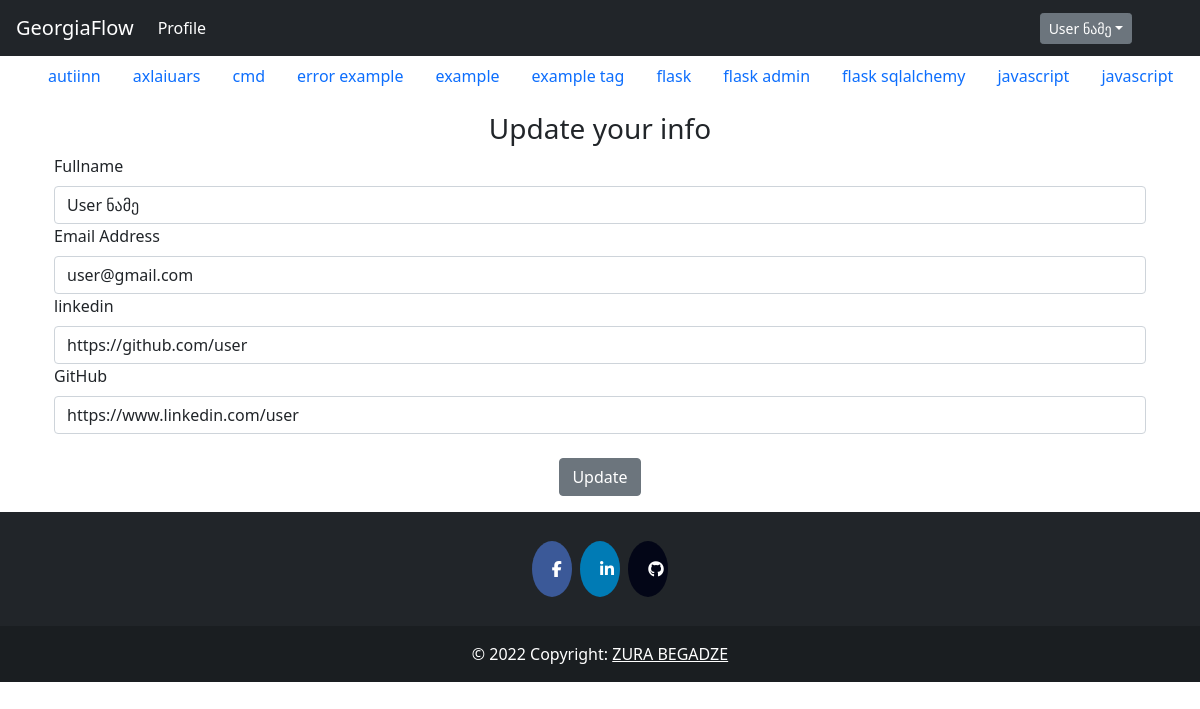
Before: /update/1 (signed in) with the older database file.
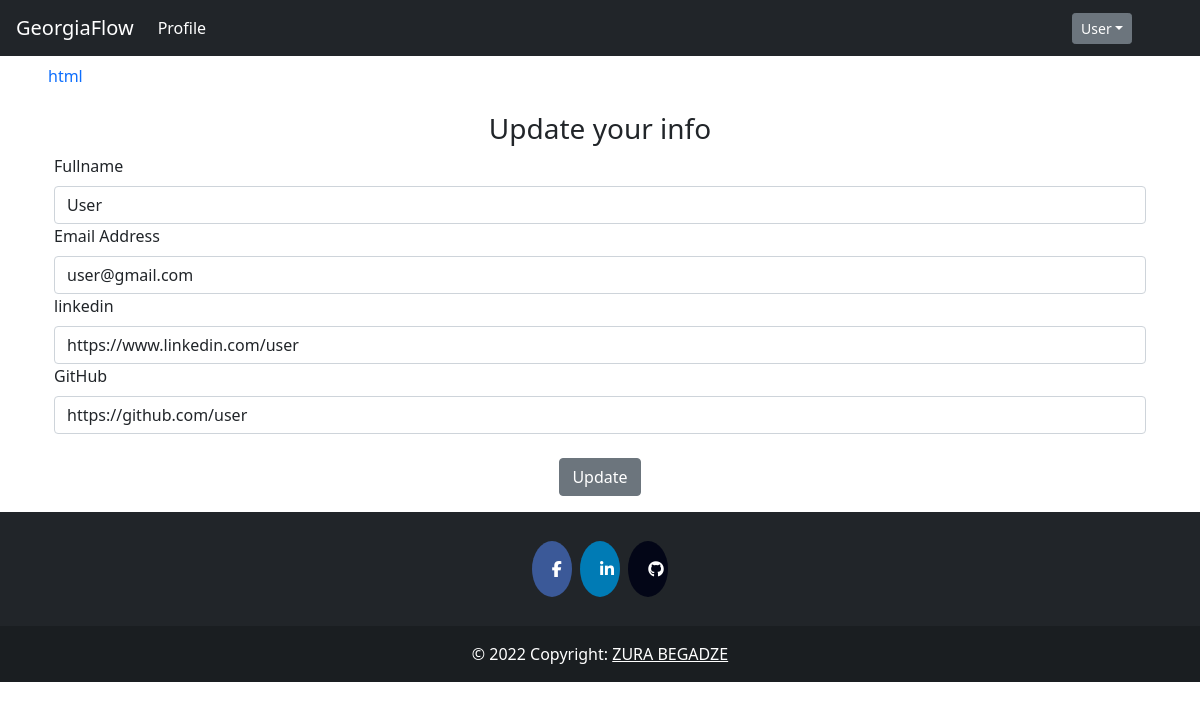
After: the same page with the newer database file.
### auth/models.py (models this page shows, shortened)
class User(db.Model, UserMixin):
    __tablename__ = 'user'
    id = db.Column(db.Integer, primary_key=True)
    fullname = db.Column(db.String(200), nullable = False, index=True)
    email = db.Column(db.String(100), nullable = False, unique = True, index=True)
    linkedin = db.Column(db.String(50), unique=True, nullable = False)
    github = db.Column(db.String(45), unique=True, nullable = False)
    date_created = db.Column(db.DateTime, default = datetime.utcnow())
    password_hash = db.Column(db.String(128))
    posts = db.relationship('Post', backref='user', passive_deletes=True)
    tags = db.relationship('Tag', backref='user', passive_deletes=True)
    comments = db.relationship('Comment', backref='user', passive_deletes=True)
    likes = db.relationship('Like', backref='user', passive_deletes=True)
    correct = db.relationship('Correct', backref='correct_user', passive_deletes=True)

### question/models.py (models this page shows, shortened)
class Tag(db.Model):
    __tablename__='tag'
    id =db.Column(db.Integer, primary_key=True)
    name = db.Column(db.String(15), nullable = False, unique=True, index=True)
    date_created = db.Column(db.DateTime, default = datetime.utcnow())
    author = db.Column(db.Integer, db.ForeignKey('user.id', ondelete="CASCADE"), nullable=False)

### auth/views.py (the view, shortened to what this page needs)
@auth.route("/update/<user_id>", methods=['GET', 'POST'])
@login_required
def update(user_id):
    tags = Tag.query.order_by(Tag.name).all()
    form = UpdateForm()
    return render_template('update.html', form=form, tags = tags)

### auth/forms.py (shortened to what this page needs)
class UpdateForm(FlaskForm):
    fullname = StringField('Fulname', [Length(min=2, max=70), DataRequired(message='input your fullname')])
    email = StringField('Email Address', [Length(min=5, max=60), Email(message='Requeired type is : example@example.exe'), DataRequired(message='input your email')])
    linkedin = URLField('LinkedIn addres', [Length(min=6, max=70), URL(message='Requeired type is URL http/...'), DataRequired(message='input your linkedin account')])
    github = URLField('GitHub addres', [Length(min=6, max=70), URL(message='Requeired type is URL http/...'), DataRequired(message='input your github account')])
    update = SubmitField("Register")

### templates/update.html (shortened to what this page needs)
{% extends "base.html" %}
{% block content %}
  {%if form %}
  <form method="POST" action="{{url_for('auth.update', user_id=current_user.id)}}">
    <h3 align="center">Update your info</h3>
    <div class="form-group">
      <label for="fullname">Fullname</label>
      {{form.fullname(type="text", id="fullname",  class="form-control",   value=current_user.fullname)}}
      <label for="email">Email Address</label>
      {{form.email(type="text", id="email",  class="form-control", value=current_user.email)}}
      <label for="linkedin">linkedin</label>
      {{form.linkedin(type="url", id="linkedin", class="form-control",  value=current_user.linkedin)}}
      <label for="github">GitHub</label>
      {{form.github(type="url", id="github", class="form-control",   value=current_user.github)}}
      <br />
      <div align="center">
        <input type="submit" class="btn btn-secondary" value="Update">
      </div>
    </div>
  </form>
  {% endif %}
{% endblock %}

### templates/base.html (shortened to what this page needs)
<!DOCTYPE html>
<html lang="en">
    <head>
        <link rel="stylesheet" href="{{ url_for('static', filename='css/index.css')}}"></link>
        <link rel="stylesheet" href="https://cdnjs.cloudflare.com/ajax/libs/font-awesome/4.7.0/css/font-awesome.min.css"/>
        <link rel="stylesheet" href="https://cdn.jsdelivr.net/npm/bootstrap@5.2.0/dist/css/bootstrap.min.css"/>
        <link rel="stylesheet" href="https://cdn.jsdelivr.net/npm/bootstrap@4.6.2/dist/css/bootstrap.min.css"/>
        <link rel="stylesheet" href="https://cdn.jsdelivr.net/npm/bootstrap@4.1.3/dist/css/bootstrap.min.css"/>
        <link rel="stylesheet" href="https://cdn.jsdelivr.net/npm/bootstrap@5.0.2/dist/css/bootstrap.min.css"/>
    </head>
    <body>
        <nav class="navbar navbar-expand-lg   navbar-dark bg-dark">
            <a class="navbar-brand" href="{{ url_for('api.index') }}">GeorgiaFlow</a>
            <div class="collapse navbar-collapse" id="navbarTogglerDemo03">
                <ul class="navbar-nav mr-auto mt-2 mt-lg-0">
                    <li class="nav-item active">
                    <a class="nav-link" href="{{ url_for('auth.get_user', user_id=current_user.id) }}">Profile <span class="sr-only">(current)</span></a>
                    </li>
                </ul>
                {%if current_user.is_authenticated %}
                    <div class="btn-group" style="margin-right:5%">
                        <button type="button" class="btn btn-sm btn-secondary dropdown-toggle" data-bs-toggle="dropdown">{{current_user.fullname}}</button>
                            </div>
                    </div>
                {%else%}
                    <a class="nav-link" href="{{ url_for('auth.login') }}"><button type="button" class="btn btn-primary">Log In</button></a>
                    <a class="nav-link" href="{{ url_for('auth.signup') }}"><button type="button" class="btn btn-light">Sign Up</button></a>
                {%endif%}
        </nav>
        <nav class="navtag ">
            <ul class="navtagul">
                {%for tag in tags%}
                    <li><a class="navtaga nav-link" href="{{ url_for('post.tag_posts', tag_name=tag.name) }}">{{tag.name}}</a></li>
                {%endfor%}
            </ul>
        </nav>
        <div class="container">{% block content %}{% endblock %}</div>
        {%block footer%}
        <footer class="bg-dark text-center text-white">
            <div class="container p-4 pb-0">
                <section class="mb-4">
                    <a href="https://www.facebook.com/zura.begadze.35/" class="fa fa-facebook"></a>
                    <a href="https://www.linkedin.com/in/zura-begadze/" class="fa fa-linkedin"></a>
                    <a href="https://github.com/papitokarlo" class="fa fa-github"></a>
            </section>
            </div>
            <div class="text-center p-3" style="background-color: rgba(0, 0, 0, 0.2);">
                © 2022 Copyright:
                <a class="text-white" href="">ZURA BEGADZE</a>
            </div>
        </footer>
        {%endblock%}
    </body>
</html>

Changed rows visible on the page:
removed Tag: name "autiinn"
removed Tag: name "axlaiuars"
removed Tag: name "cmd"
removed Tag: name "error example"
removed Tag: name "example"
removed Tag: name "example tag"
removed Tag: name "flask"
removed Tag: name "flask admin"
removed Tag: name "flask sqlalchemy"
removed Tag: name "javascript"
removed Tag: name "javascript"
changed User "user@gmail.com": fullname "User ნამე" → "User"; linkedin "https://github.com/user" → "https://www.linkedin.com/user"; github "https://www.linkedin.com/user" → "https://github.com/user"
now on this page (row edited): Tag: name "html"
